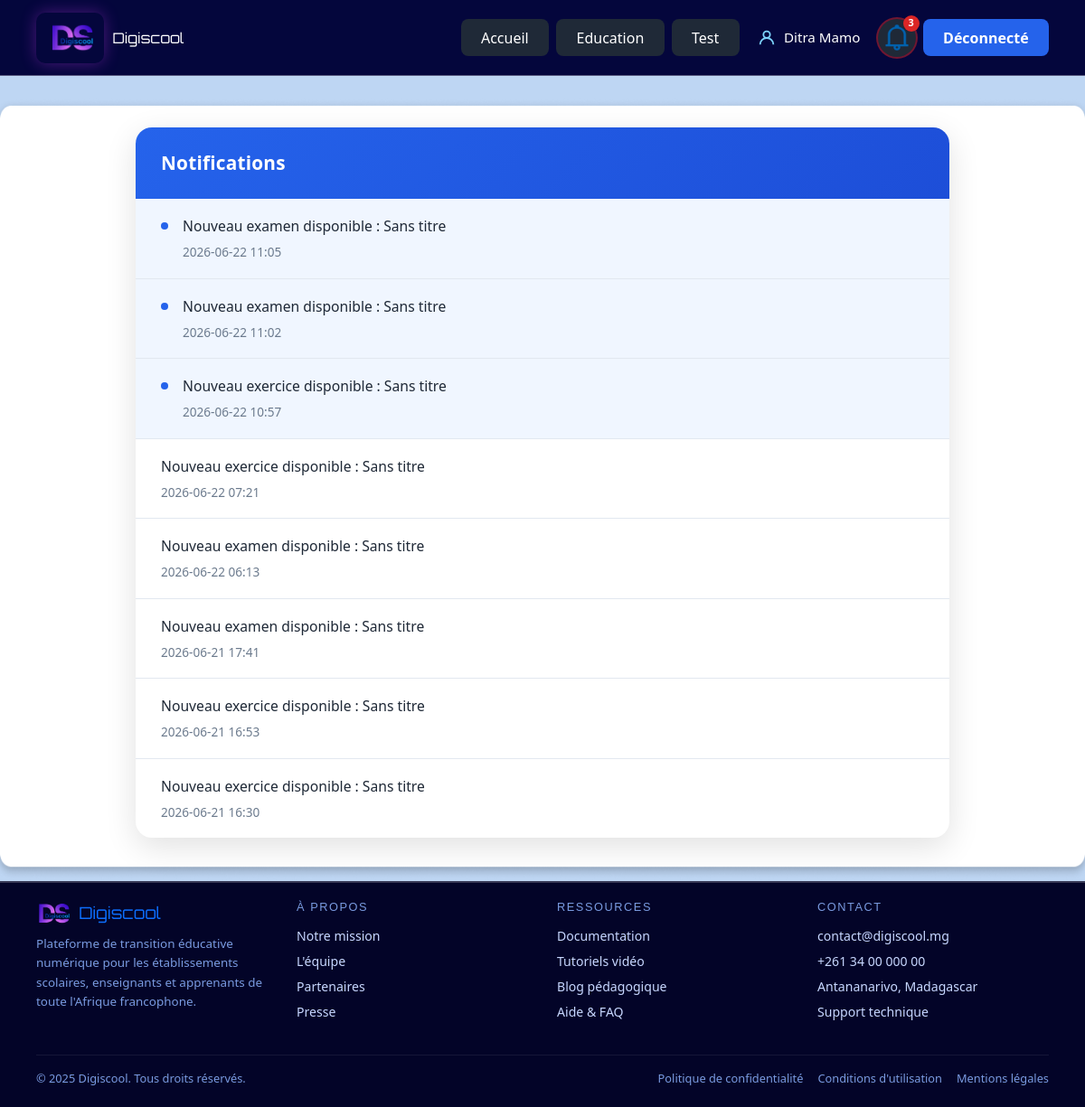
The page /user/notifications (signed in) on the database its author committed.
### tables this page shows
CREATE TABLE notifications (
                id INTEGER PRIMARY KEY AUTOINCREMENT,
                user_id INTEGER NOT NULL,
                message TEXT NOT NULL,
                is_read INTEGER NOT NULL DEFAULT 0,
                created_at DATETIME DEFAULT CURRENT_TIMESTAMP, target_url TEXT DEFAULT '',
                FOREIGN KEY(user_id) REFERENCES users(id)
            );

### app.py (the view)
@app.route('/user/notifications')
@login_required
def user_notifications():
    with get_db() as db:
        notifications = db.execute('SELECT * FROM notifications WHERE user_id=? ORDER BY created_at DESC', (session['user_id'],)).fetchall()
        notif_count = db.execute('SELECT COUNT(*) FROM notifications WHERE user_id=? AND is_read=0', (session['user_id'],)).fetchone()[0]
        db.execute('UPDATE notifications SET is_read=1 WHERE user_id=? AND is_read=0', (session['user_id'],))
        db.commit()
    return render_template('user/notifications.html', notifications=notifications, user_name=session.get('name'), notif_count=notif_count)

### app.py (called while the page is built)
def get_db():
    conn = sqlite3.connect(DB_PATH)
    conn.row_factory = sqlite3.Row
    return conn

def login_required(view):
    @wraps(view)
    def wrapped_view(*args, **kwargs):
        if 'user_id' not in session:
            return redirect(url_for('index'))
        return view(*args, **kwargs)
    return wrapped_view

### templates/user/notifications.html (shortened to what this page needs)
{% extends "user/dashboard.html" %}
{% block content %}
<div class="page-body">
  <div class="notif-container">
    <div class="notif-header">Notifications</div>
    <div class="notif-list">
      {% if notifications %}
        {% for notif in notifications %}
          <div class="notif-item {% if not notif.is_read %}unread{% endif %}">
            <div class="notif-content">
              <div class="notif-message">{{ notif.message }}</div>
              <div class="notif-time">{{ notif.created_at[:16].replace('T', ' ') if notif.created_at else '' }}</div>
            </div>
          </div>
        {% endfor %}
      {% else %}
        <div class="notif-empty">
          <div class="notif-empty-icon">📭</div>
          <p>Aucune notification pour le moment.</p>
        </div>
      {% endif %}
    </div>
  </div>
</div>
{% endblock %}

### templates/user/dashboard.html (style rules this page uses)
:root { --bg-main: #BED6F3; --card-bg: #fff; --text-dark: #1a1a2e; --text-muted: #4b5563; --icon-blue: #2563eb; --dot-color: #93b4db; --ds-cyan: #00c8ff; --ds-pink: #d63af9; --ds-muted: #7a9be0; --ds-text: #c8d8ff; --font-ui: 'Segoe UI', system-ui, sans-serif; }
* { box-sizing: border-box; margin: 0; padding: 0 }
body { background: var(--bg-main); font-family: var(--font-ui); min-height: 100vh; display: flex; flex-direction: column }

### templates/user/notifications.html (style rules this page uses)
body { font-family: 'Segoe UI', Arial, sans-serif; background: #BED6F3; overflow-x: hidden; }
.page-body { background-image: url('/static/components/Rectangle 18.png'); background-size: 100% 100%; flex: 1; padding: 32px 40px 48px; display: flex; flex-direction: column; align-items: center; gap: 24px; margin-top: 25px; min-height: calc(100vh - 157px); }
.notif-container { width: 100%; max-width: 900px; background: #fff; border-radius: 18px; box-shadow: 0 10px 35px rgba(0,0,0,.12); overflow: hidden; }
.notif-header { background: linear-gradient(135deg, #2563eb 0%, #1d4ed8 100%); color: #fff; padding: 24px 28px; font-size: 1.3rem; font-weight: 700; letter-spacing: 0.01em; }
.notif-list { display: flex; flex-direction: column; }
.notif-item { padding: 18px 28px; border-bottom: 1px solid #e2e8f0; display: flex; gap: 16px; align-items: flex-start; transition: background .15s; }
.notif-item:last-child { border-bottom: none; }
.notif-item.unread { background: #f0f6ff; }
.notif-item.unread::before { content: ''; display: inline-block; width: 8px; height: 8px; border-radius: 50%; background: #2563eb; flex-shrink: 0; margin-top: 8px; }
.notif-content { flex: 1; }
.notif-message { color: #1f2937; font-size: 0.98rem; line-height: 1.6; margin-bottom: 6px; }
.notif-time { color: #6b7a8d; font-size: 0.85rem; }

### templates/footer.html (style rules this page uses)
:root { --ds-navy: #07094a; --ds-deep: #0b0d5e; --ds-blue: #1a3de4; --ds-cyan: #00c8ff; --ds-pink: #d63af9; --ds-text: #c8d8ff; --ds-muted: #7a9be0; }

### rows shown on the page
notifications: message "Nouveau examen disponible : Sans titre", created_at "2026-06-22 11:05"
notifications: message "Nouveau examen disponible : Sans titre", created_at "2026-06-22 11:02"
notifications: message "Nouveau exercice disponible : Sans titre", created_at "2026-06-22 10:57"
notifications: message "Nouveau exercice disponible : Sans titre", created_at "2026-06-22 07:21"
notifications: message "Nouveau examen disponible : Sans titre", created_at "2026-06-22 06:13"
notifications: message "Nouveau examen disponible : Sans titre", created_at "2026-06-21 17:41"
notifications: message "Nouveau exercice disponible : Sans titre", created_at "2026-06-21 16:53"
notifications: message "Nouveau exercice disponible : Sans titre", created_at "2026-06-21 16:30"

### other values the page prints
{{ user_name|default('Nom user') }} "Ditra Mamo"
{{ notif_count }} "3"
